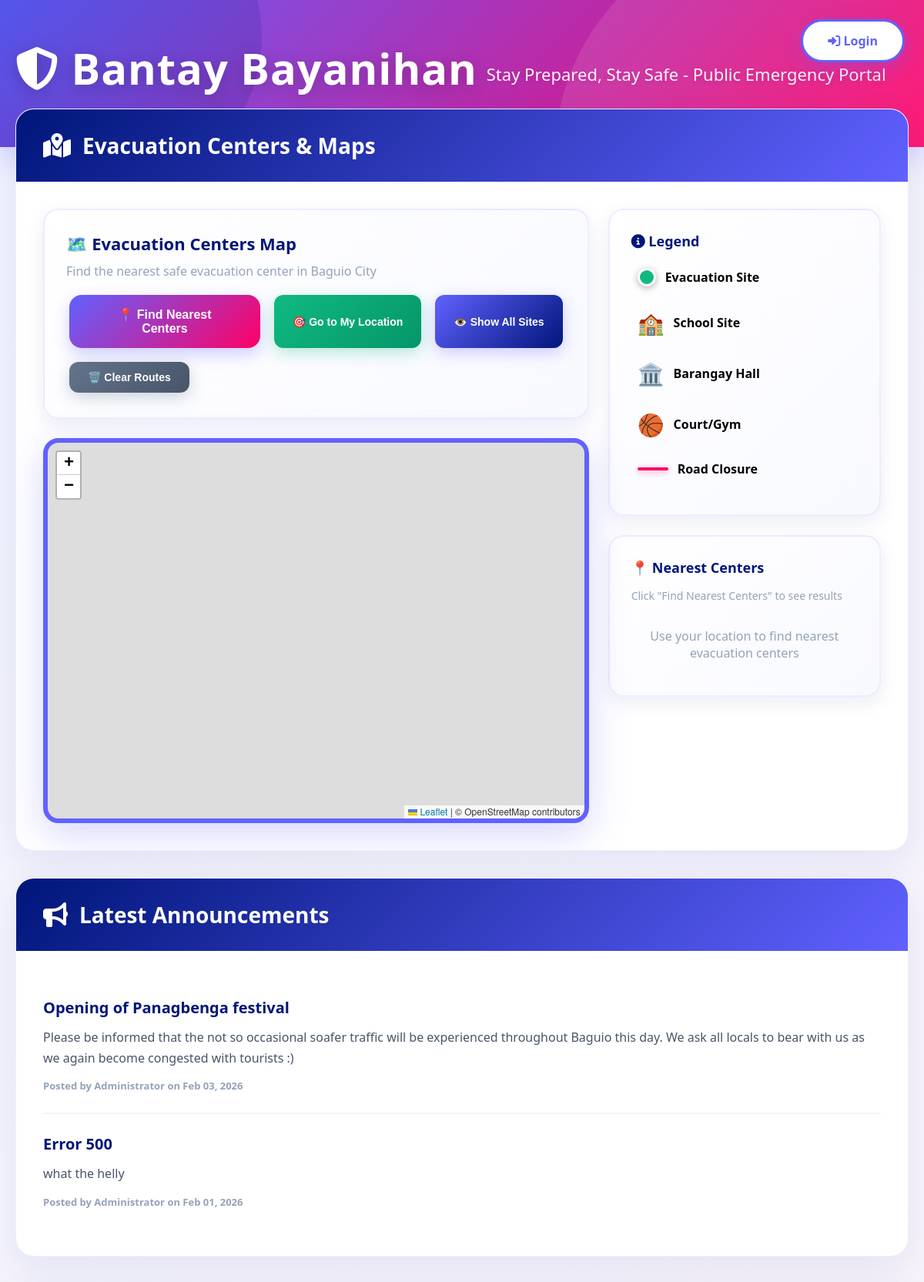
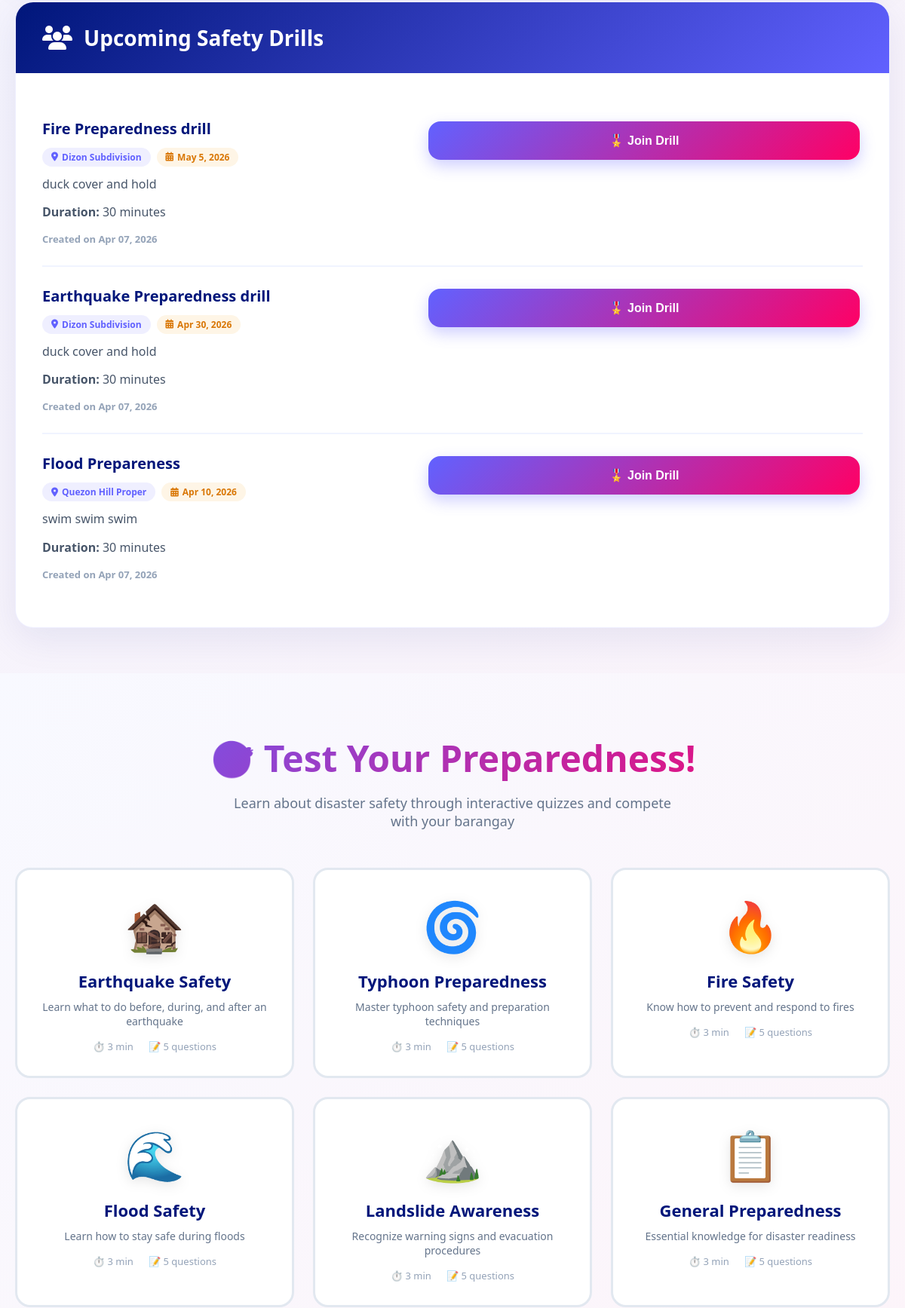
The page / (upper part) on the database its author committed (2 pictures, top to bottom).
### tables this page shows
CREATE TABLE `announcements` (
  `id` int(11) NOT NULL,
  `title` varchar(150) NOT NULL,
  `message` text NOT NULL,
  `created_by` int(11) DEFAULT NULL,
  `created_at` timestamp NOT NULL DEFAULT current_timestamp()
);

CREATE TABLE `users` (
  `id` int(11) NOT NULL,
  `name` varchar(100) NOT NULL,
  `email` varchar(100) NOT NULL,
  `password` varchar(255) NOT NULL,
  `role` enum('admin','responder','resident') DEFAULT 'resident',
  `contact` varchar(20) DEFAULT NULL,
  `address` text DEFAULT NULL,
  `barangay` varchar(255) DEFAULT NULL,
  `id_photo` varchar(255) DEFAULT NULL,
  `is_approved` tinyint(1) DEFAULT 0,
  `created_at` timestamp NOT NULL DEFAULT current_timestamp()
);

CREATE TABLE `drills` (
  `id` int(11) NOT NULL,
  `title` varchar(150) NOT NULL,
  `description` text DEFAULT NULL,
  `barangay` varchar(255) DEFAULT NULL,
  `instructions` text NOT NULL,
  `duration_minutes` int(11) DEFAULT 30,
  `status` enum('draft','published') DEFAULT 'draft',
  `is_archived` tinyint(1) DEFAULT 0,
  `created_by` int(11) DEFAULT NULL,
  `created_at` timestamp NOT NULL DEFAULT current_timestamp(),
  `drill_date` date DEFAULT NULL,
  `drill_time` time DEFAULT NULL,
  `drill_place` varchar(255) DEFAULT NULL
);

### index.php (the view, shortened to what this page needs)
<?php
require 'db_connect.php';
$announcements = $pdo->query("SELECT a.*, u.name AS author_name FROM announcements a JOIN users u ON a.created_by = u.id ORDER BY a.created_at DESC LIMIT 10")->fetchAll();
$current_user_id = isset($_SESSION['user_id']) ? (int)$_SESSION['user_id'] : null;
if ($current_user_id) {
    $brgyStmt = $pdo->prepare("
        SELECT barangay FROM drill_participants
        WHERE email = (SELECT email FROM users WHERE id = ?)
        AND barangay IS NOT NULL AND barangay != '' LIMIT 1
    ");
    $brgyStmt->execute([$current_user_id]);
    $userBarangay = $brgyStmt->fetchColumn();
    if ($userBarangay) {
        $drillStmt = $pdo->prepare("
            SELECT * FROM drills
            WHERE status = 'published'
            AND (barangay = ? OR barangay IS NULL OR barangay = '')
            AND (drill_date IS NULL OR drill_date >= CURDATE())
            ORDER BY CASE WHEN drill_date IS NOT NULL THEN drill_date ELSE created_at END DESC LIMIT 10
        ");
        $drillStmt->execute([$userBarangay]);
        $drills = $drillStmt->fetchAll();
    } else {
        $drills = $pdo->query("SELECT * FROM drills WHERE status = 'published'
            AND (drill_date IS NULL OR drill_date >= CURDATE())
            ORDER BY CASE WHEN drill_date IS NOT NULL THEN drill_date ELSE created_at END DESC LIMIT 10")->fetchAll();
    }
} else {
    $drills = $pdo->query("SELECT * FROM drills WHERE status = 'published'
        AND (drill_date IS NULL OR drill_date >= CURDATE())
        ORDER BY CASE WHEN drill_date IS NOT NULL THEN drill_date ELSE created_at END DESC LIMIT 10")->fetchAll();
}
$current_user_id = isset($_SESSION['user_id']) ? (int)$_SESSION['user_id'] : null;
$user_participations = [];
?>
<!DOCTYPE html>
<html lang="en">
<head>
    <link rel="stylesheet" href="https://cdnjs.cloudflare.com/ajax/libs/font-awesome/6.5.0/css/all.min.css">
    <link rel="stylesheet" href="https://unpkg.com/leaflet@1.9.4/dist/leaflet.css"/>
</head>
<body>
    <a href="login.php" class="login-btn">
        <i class="fas fa-sign-in-alt"></i> Login
    </a>
    <div class="header">
        <div class="header-content">
            <h1><i class="fas fa-shield-alt"></i> Bantay Bayanihan</h1>
            <p>Stay Prepared, Stay Safe - Public Emergency Portal</p>
        </div>
    </div>
    <div class="container">
        <div class="section">
            <h2>
                <i class="fas fa-map-marked-alt"></i>
                Evacuation Centers & Maps
            </h2>
            <div class="section-content">
                <div class="row">
                    <div>
                        <div class="control-panel">
                            <h4>🗺️ Evacuation Centers Map</h4>
                            <p class="text-muted mb-3">Find the nearest safe evacuation center in Baguio City</p>
                            <div class="d-flex gap-2 flex-wrap">
                                <button class="btn btn-primary" id="findNearestBtn" onclick="findNearestSites()">
                                    📍 Find Nearest Centers
                                </button>
                                <button class="btn btn-success" onclick="goToMyLocation()">
                                    🎯 Go to My Location
                                </button>
                                <button class="btn btn-info" onclick="showAllSites()">
                                    👁️ Show All Sites
                                </button>
                                <button class="btn btn-secondary" onclick="clearRoutes()">
                                    🗑️ Clear Routes
                                </button>
                            </div>
                        </div>
                        <div id="map"></div>
                    </div>
                    <div>
                        <div class="control-panel">
                            <h5><i class="fas fa-info-circle"></i> Legend</h5>
                            <div class="legend-item">
                                <span style="font-size:20px;background:#10b981;width:24px;height:24px;border-radius:50%;border:3px solid white;box-shadow:0 2px 8px rgba(0,0,0,0.3);display:inline-flex;align-items:center;justify-content:center;"></span>
                                <span><strong>Evacuation Site</strong></span>
                            </div>
                            <div class="legend-item">
                                <span style="font-size:28px;">🏫</span>
                                <span><strong>School Site</strong></span>
                            </div>
                            <div class="legend-item">
                                <span style="font-size:28px;">🏛️</span>
                                <span><strong>Barangay Hall</strong></span>
                            </div>
                            <div class="legend-item">
                                <span style="font-size:28px;">🏀</span>
                                <span><strong>Court/Gym</strong></span>
                            </div>
                            <div class="legend-item">
                                <span style="font-size:20px;background:#ff0065;width:40px;height:4px;box-shadow:0 2px 8px rgba(255,0,101,0.4);border-radius:2px;display:inline-block;"></span>
                                <span><strong>Road Closure</strong></span>
                            </div>
                        </div>
                        <div class="control-panel">
                            <h5>📍 Nearest Centers</h5>
                            <p class="small text-muted mb-3">Click "Find Nearest Centers" to see results</p>
                            <div id="nearestSitesList">
                                <div class="text-center text-muted py-3">
                                    <p>Use your location to find nearest evacuation centers</p>
                                </div>
                            </div>
                        </div>
                    </div>
                </div>
            </div>
        </div>
        <div class="section">
            <h2>
                <i class="fas fa-bullhorn"></i>
                Latest Announcements
            </h2>
            <div class="section-content">
                <?php if (empty($announcements)): ?>
                    <p class="text-muted">No announcements at the moment.</p>
                <?php else: ?>
                    <?php foreach ($announcements as $ann): ?>
                        <div class="announcement">
                            <h3><?php echo htmlspecialchars($ann['title']); ?></h3>
                            <p><?php echo nl2br(htmlspecialchars($ann['message'])); ?></p>
                            <small>Posted by <?php echo htmlspecialchars($ann['author_name']); ?> on <?php echo date('M d, Y', strtotime($ann['created_at'])); ?></small>
                        </div>
                    <?php endforeach; ?>
                <?php endif; ?>
            </div>
        </div>
        <div class="section">
            <h2>
                <i class="fas fa-users"></i>
                Upcoming Safety Drills
            </h2>
            <div class="section-content">
                <?php if (empty($drills)): ?>
                    <p class="text-muted">No active drills at the moment.</p>
                <?php else: ?>
                    <?php foreach ($drills as $drill): ?>
                        <div class="drill">
                            <div class="d-flex justify-content-between align-items-start">
                                <div style="flex: 1;">
                                    <h3><?php echo htmlspecialchars($drill['title']); ?></h3>
                                    <div style="display:flex;flex-wrap:wrap;gap:8px;margin-bottom:10px;">
                                        <?php if (!empty($drill['barangay'])): ?>
                                            <span style="display:inline-flex;align-items:center;gap:5px;background:rgba(97,97,255,.1);color:#6161ff;border-radius:20px;padding:4px 12px;font-size:12px;font-weight:700;">
                                                <i class="fas fa-map-marker-alt"></i> <?php echo htmlspecialchars($drill['barangay']); ?>
                                            </span>
                                        <?php else: ?>
                                            <span style="display:inline-flex;align-items:center;gap:5px;background:rgba(16,185,129,.1);color:#059669;border-radius:20px;padding:4px 12px;font-size:12px;font-weight:700;">
                                                <i class="fas fa-globe"></i> All Barangays
                                            </span>
                                        <?php endif; ?>
                                        <?php if (!empty($drill['drill_date'])): ?>
                                            <span style="display:inline-flex;align-items:center;gap:5px;background:rgba(245,158,11,.1);color:#d97706;border-radius:20px;padding:4px 12px;font-size:12px;font-weight:700;">
                                                <i class="fas fa-calendar-alt"></i> <?php echo date('M j, Y', strtotime($drill['drill_date'])); ?>
                                            </span>
                                        <?php endif; ?>
                                    </div>
                                    <p><?php echo nl2br(htmlspecialchars($drill['description'])); ?></p>
                                    <p><strong>Duration:</strong> <?php echo $drill['duration_minutes']; ?> minutes</p>
                                    <small>Created on <?php echo date('M d, Y', strtotime($drill['created_at'])); ?></small>
                                </div>
                                <?php if ($current_user_id): ?>
                                    <?php $status = isset($user_participations[$drill['id']]) ? $user_participations[$drill['id']] : null; ?>
                                    <?php if (!$status): ?>
                                        <button class="btn btn-primary btn-sm" onclick="openJoinModal(<?php echo $drill['id']; ?>, '<?php echo addslashes(htmlspecialchars($drill['title'])); ?>')">
                                            🎖️ Join Drill
                                        </button>
                                    <?php elseif ($status === 'in_progress'): ?>
                                        <div id="mission-controls-<?php echo $drill['id']; ?>">
                                            <button class="btn btn-success btn-sm" onclick="completeMission(<?php echo $drill['id']; ?>, true)">✓ Complete Mission</button>
                                            <button class="btn btn-secondary btn-sm" style="margin-left:8px;" onclick="completeMission(<?php echo $drill['id']; ?>, false)">✗ Abandon Mission</button>
                                        </div>
                                    <?php elseif ($status === 'completed'): ?>
                                        <span class="small" style="color:#10b981;font-weight:800;">✓ Mission Complete</span>
                                    <?php else: ?>
                                        <span class="small text-muted">Status: <?php echo htmlspecialchars($status); ?></span>
                                    <?php endif; ?>
                                <?php else: ?>
                                    <button class="btn btn-primary btn-sm" onclick="openJoinModal(<?php echo $drill['id']; ?>, '<?php echo addslashes(htmlspecialchars($drill['title'])); ?>')">
                                        🎖️ Join Drill
                                    </button>
                                <?php endif; ?>
                            </div>
                        </div>
                    <?php endforeach; ?>
                <?php endif; ?>
            </div>
        </div>
    </div>
    <section class="gamification-section" id="gamification">
        <div class="gamification-container">
            <div class="section-header">
                <h2>🎯 Test Your Preparedness!</h2>
                <p>Learn about disaster safety through interactive quizzes and compete with your barangay</p>
            </div>
            <div class="quiz-grid">
                <div class="quiz-card" onclick="startQuiz('earthquake')">
                    <span class="quiz-icon">🏚️</span>
                    <h3>Earthquake Safety</h3>
                    <p>Learn what to do before, during, and after an earthquake</p>
                    <div class="quiz-meta">
                        <span>⏱️ 3 min</span>
                        <span>📝 5 questions</span>
                    </div>
                </div>
                <div class="quiz-card" onclick="startQuiz('typhoon')">
                    <span class="quiz-icon">🌀</span>
                    <h3>Typhoon Preparedness</h3>
                    <p>Master typhoon safety and preparation techniques</p>
                    <div class="quiz-meta">
                        <span>⏱️ 3 min</span>
                        <span>📝 5 questions</span>
                    </div>
                </div>
                <div class="quiz-card" onclick="startQuiz('fire')">
                    <span class="quiz-icon">🔥</span>
                    <h3>Fire Safety</h3>
                    <p>Know how to prevent and respond to fires</p>
                    <div class="quiz-meta">
                        <span>⏱️ 3 min</span>
                        <span>📝 5 questions</span>
                    </div>
                </div>
                <div class="quiz-card" onclick="startQuiz('flood')">
                    <span class="quiz-icon">🌊</span>
                    <h3>Flood Safety</h3>
                    <p>Learn how to stay safe during floods</p>
                    <div class="quiz-meta">
                        <span>⏱️ 3 min</span>
                        <span>📝 5 questions</span>
                    </div>
                </div>
                <div class="quiz-card" onclick="startQuiz('landslide')">
                    <span class="quiz-icon">⛰️</span>
                    <h3>Landslide Awareness</h3>
                    <p>Recognize warning signs and evacuation procedures</p>
                    <div class="quiz-meta">
                        <span>⏱️ 3 min</span>
                        <span>📝 5 questions</span>
                    </div>
                </div>
                <div class="quiz-card" onclick="startQuiz('general')">
                    <span class="quiz-icon">📋</span>
                    <h3>General Preparedness</h3>
                    <p>Essential knowledge for disaster readiness</p>
                    <div class="quiz-meta">
                        <span>⏱️ 3 min</span>
                        <span>📝 5 questions</span>
                    </div>
                </div>
            </div>
        </div>
    </section>
</body>
</html>

### rows shown on the page
announcements: title "Opening of Panagbenga festival", message "Please be informed that the not so occasional soafer traffic will be experienced throughout Baguio this day. We ask all locals to bear with us as we again become congested with tourists :)", created_by.name "Administrator", created_at "Feb 03, 2026"
announcements: title "Error 500", message "what the helly", created_by.name "Administrator", created_at "Feb 01, 2026"
drills: title "Fire Preparedness drill", barangay "Dizon Subdivision", drill_date "May 5, 2026", description "duck cover and hold", duration_minutes "30", created_at "Apr 07, 2026"
drills: title "Earthquake Preparedness drill", barangay "Dizon Subdivision", drill_date "Apr 30, 2026", description "duck cover and hold", duration_minutes "30", created_at "Apr 07, 2026"
drills: title "Flood Prepareness", barangay "Quezon Hill Proper", drill_date "Apr 10, 2026", description "swim swim swim", duration_minutes "30", created_at "Apr 07, 2026"
